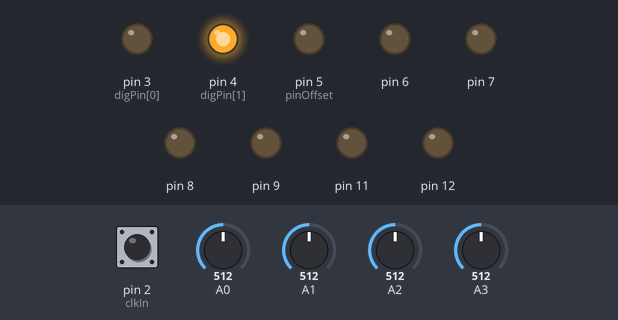
Simulated run of this sketch. Board: Arduino Nano, built with avr-gcc and run on an emulated ATmega328P. Parts: output pins drawn as LEDs (lit = HIGH). The test bench sets the inputs (shaded band); at power-on: pin 2 (clkIn) HIGH, A0 = 512, A1 = 512, A2 = 512, A3 = 512. Pins used as bus, display or sensor lines are not drawn.

Above: at 1.2 s.
1.3 s: pin 2 (clkIn) pulsed LOW 2 times (0.12 s each, 0.3 s apart)
At 2.2 s:
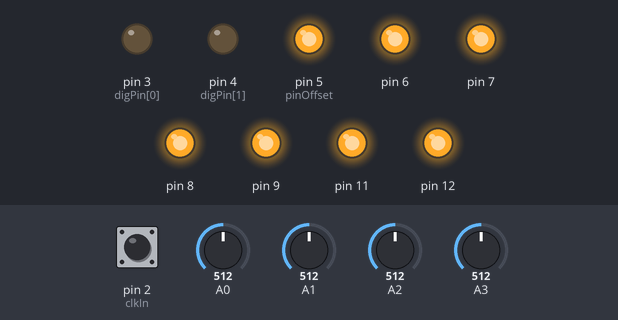
At 3.7 s:
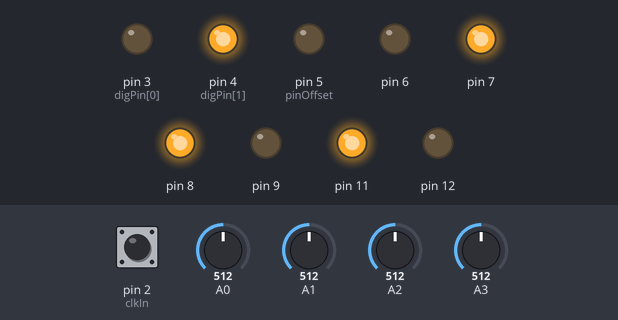
Timing chart, 0 to 5.2 s (numbered marks = the images above; inputs shaded):
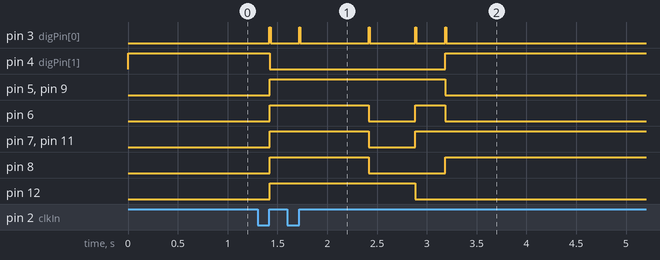

The sketch:

AC32_BouncingBall.ino
```cpp
// (licence header left out)
//  constants related to the Arduino Nano pin use
const int clkIn = 2;           // the digital (clock) input
const int digPin[2] = {3, 4};  // the digital output pins
const int pinOffset = 5;       // the first DAC pin (from 5-12)
const int trigTime = 10;       // ms for a trigger output

volatile int clkState = LOW;

int digState = LOW;
unsigned long digMilli = 0;

// accumulator stuff
float accStart = 500.0;
float accValue = 0.0;
float accFact = 0.5;
float accFric = 0.0;
float accLimit = 0.1;

// timer stuff
unsigned long currTime = 0;
unsigned long nextTime = 0;
long isRunning = 0;

void setup() {
  // Serial.begin(9600);

  // set up the digital (clock) input
  pinMode(clkIn, INPUT);

  // set up the 8-bit DAC output pins
  for (int i=0; i<8; i++) {
    pinMode(pinOffset+i, OUTPUT);
    digitalWrite(pinOffset+i, LOW);
  }

  // set up the digital outputs
  for (int i=0; i<2; i++) {
    pinMode(digPin[i], OUTPUT);
    digitalWrite(digPin[i], LOW);
  }

  // set up the interrupt
  attachInterrupt(0, isr, RISING);

  // now flip the D1 pin
  digitalWrite(digPin[1], HIGH);
}

void loop() {
  int doOut = 0;
  currTime = millis();

  // deal with new clock start
  if (clkState) {
    clkState = 0;
    accValue = accStart;
    isRunning = 1;
    doOut = 1;

    // for debugging
    /*
    Serial.print(accValue);
    Serial.print("  ");
    Serial.print(accFact);
    Serial.print("  ");
    Serial.print(accFric);
    Serial.print("  ");
    Serial.println(accLimit);
    */
  }

  // deal with timing overage
  if ((!doOut) && (isRunning) && (currTime > nextTime)) {
    doOut = 1;
  }

  // deal with output
  if (doOut) {
    if (digState == HIGH) {
      digitalWrite(digPin[0], LOW);
      delay(50);
    }

    // output the bounce
    digitalWrite(digPin[0], HIGH);
    digState = HIGH;
    digMilli = currTime;

    // output the running value
    float tmp = (accValue / accStart) * 255.0;
    if (tmp > 255.0) tmp = 255.0;
    if (tmp < 0.0) tmp = 0.0;
    byte outval = floor(tmp);
    dacOutput(outval);

    // for debugging...
    // Serial.println(outval);

    // decrement the accumulator
    accValue *= accFact;
    accValue -= accFric;

    // set up the timer
    nextTime = currTime + floor(accValue);

    // check for underage
    if (accValue < accLimit) {
      isRunning = 0;
    }

    // if off, report it
    if (!isRunning) {
      digitalWrite(digPin[1], HIGH);
    } else {
      digitalWrite(digPin[1], LOW);
    }
  }

  // check for trigger shutdown
  if ((digState == HIGH) && (currTime - digMilli > trigTime)) {
    digitalWrite(digPin[0], LOW);
    digState = LOW;
  }

  // read the encoders
  accStart = (analogRead(0) / 1023.0) * 2000.0;         // 2 seconds max
  accLimit = (analogRead(1) / 2050.0) * accStart + 5.0; // around 50% of full
  accFact = analogRead(2) / 2050.0 + 0.495;             // 49-99%
  accFric = (analogRead(3) / 1023.0) * 100.0;           // 0-.1 second friction
}


//  =================== convenience routines ===================

//  isr() - quickly handle interrupts from the clock input
//  ------------------------------------------------------
void isr()
{
  clkState = HIGH;
}

//  deJitter(int, int) - smooth jitter input
//  ----------------------------------------
int deJitter(int v, int test)
{
  if (abs(v - test) > 8) {
    return v;
  } else {
    return test;
  }
}

//  dacOutput(byte) - deal with the DAC output
//  -----------------------------------------
void dacOutput(byte v)
{
  PORTB = (PORTB & B11100000) | (v >> 3);
  PORTD = (PORTD & B00011111) | ((v & B00000111) << 5);
}

//  ===================== end of program =======================
```

Measured:
- after the input at 1.3 s, pin 4 (digPin[1]): HIGH → LOW after 0.12 s, → HIGH 1.8 s later; pin 5 (pinOffset): LOW → HIGH after 0.12 s, → LOW 1.8 s later
